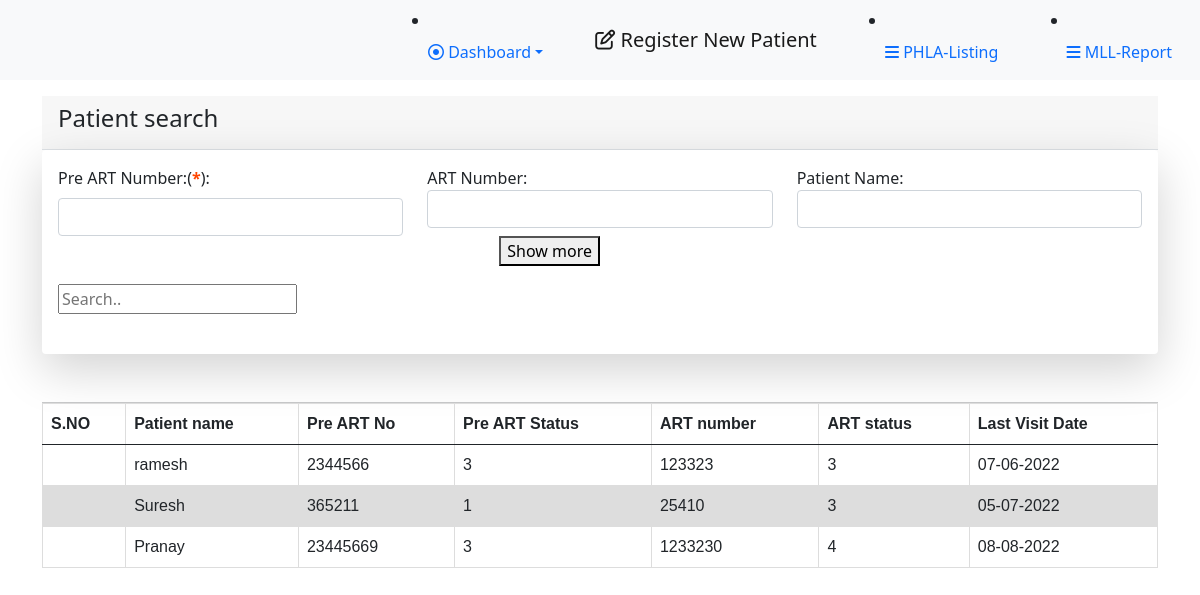
The page / on the database its author committed.
### patientmanagement/models.py (models this page shows, shortened)
class ArtRegistration(BaseContent):
    YES_NO_CHOICES=(
        (1,'NO'),
        (2,'YES')
    )
    YES_NO_FAMILY=(
        (1,'NO'),
        (2,'YES'),
        (3, 'Update')
    )
    TRANSFERRED_STATUS = (
        (1, 'PRE ART'),
        (2, 'On ART')
    )
    uuid = models.UUIDField(primary_key=True, default=uuid.uuid4, editable=False)
    art_center = models.ForeignKey(Boundary,on_delete=models.DO_NOTHING,related_name='art_center',null=True, blank=True)
    name_patient = models.CharField(max_length = 50, blank=False, null=False)
    date_registration = models.DateField()
    pre_art_no = models.CharField(max_length = 50,blank = False, null = False)
    status_in_pre_art_care = models.PositiveIntegerField(choices = PRE_ART_STATUS_CHOICES)
    death_date = models.DateField(blank=True,null=True)
    death_cause_uuid = models.CharField(max_length=250,blank = True, null = True)
    death_reason = models.TextField(blank=True,null=True)
    transferred_in = models.PositiveIntegerField(choices = YES_NO_CHOICES,null=True, blank=True)
    transfer_in_status = models.PositiveIntegerField(choices = TRANSFERRED_STATUS, null=True, blank=True)
    transferred_in_from_art = models.ForeignKey(Boundary, on_delete = models.DO_NOTHING, null=True, blank=True)
    date_art_initiation = models.DateField(null=True, blank = True)
    private_treatment_history =  models.PositiveIntegerField(choices = YES_NO_FAMILY)
    art_initiation_private_date = models.DateField(null=True, blank=True)
    hiv_test_confirmed_date = models.DateField()
    ictc_code = models.CharField(max_length=50, blank=False, null=False)
    pid_number = models.CharField(max_length=70, blank=False, null=False, unique=True)
    hiv_report = models.PositiveIntegerField(choices=HIV_REPORT_CHOICES)
    art_reg_no = models.CharField(max_length=50, blank=True, null=True)
    art_start_date = models.DateField(blank=True,null= True)
    art_care_status = models.PositiveIntegerField(choices = ART_CARE_CHOICES,blank=True,null=True)
    already_diagnosed_tb = models.PositiveIntegerField(choices = YES_NO_FAMILY)
    nikshay_id = models.BigIntegerField(unique=True, blank=True, null=True)
    samvaad_application_id = models.BigIntegerField(unique=True, blank=True, null=True)
    transfer_out_confirmation_data = models.DateField(blank=True, null=True)
    transferred_art_code = models.CharField(max_length=100, blank=True, null=True)
    disclosure_with_family = models.PositiveIntegerField(choices = YES_NO_FAMILY, blank=True, null=True)
    art_family_id = models.CharField(max_length=250, blank=True, null=True)
    imported      = models.BooleanField(default=False)
    art_reg_diabetes = models.PositiveIntegerField(choices = ART_DIA_HYP, blank=True, null=True)
    art_reg_hypertention = models.PositiveIntegerField(choices = ART_DIA_HYP, blank=True, null=True)

### patientmanagement/views.py (the view)
# urls.py: path('', views.plha_listing, name='plha_listing'),
def plha_listing(request):
    artregistration=ArtRegistration.objects.all()
    return render(request,'plha/plha_listing.html',locals())

### templates/plha/plha_listing.html (shortened to what this page needs)
{% extends "base.html" %}
{% block content %}
        <div class="card-header border-bottom">
            <h4 class="card-title">Patient search</h4>
        </div>
<div class="shadow-lg p-3 mb-5 bg-white rounded container-fluid">
    <form method='POST' class="needs-validation" novalidate>
        <div class="row">
                <div class="col-md-4">
                    <label for="validationCustom04" class="form-label">Pre ART Number:(<span style="color:orangered;font-weight:bold">*</span>):</label>
                    <input type="text" class="form-control"  name="name" required>
                </div>
                <div class="col-lg-4">
                    <label>ART Number:</label>
                    <input name="art_no" type="text" value="{% if art_no %}{{art_no}}{% endif %}" class="form-control dt-input dt-ART-number" data-column="4" placeholder="" data-column-index="3" />
                </div>
            <div class="col-lg-4">
                <label>Patient Name:</label>
                <input name="patient_name" type="text" value="{% if patient_name %}{{patient_name}}{% endif %}" class="form-control dt-input dt-full-name" data-column="1" placeholder="" data-column-index="0" />
            </div>
        </div>
</form>
            <button class="position-absolute bottom-30 end-50" onclick="myFunction()" id="myBtn">Show more</button>
<br><br>
<input id="myInput" type="search" placeholder="Search..">
<br><br>
</div>
        <hr class="my-0" />
            <div class="card-datatable">
                <table class="dt-advanced-search table">
                    <thead>
                        <tr>
                            <th >S.NO</th>
                            <th>Patient name</th>
                            <th> Pre ART No</th>
                            <th>Pre ART Status</th>
                            <th>ART number</th>
                            <th>ART status</th>
                            <th>Last Visit Date</th>
                        </tr>
                    </thead>
                    <tbody id="myTable">
                        <tr>
                            {% for i in artregistration %}
                            <td>{{ i.sno }}</td>
                            <td>{{ i.name_patient}}</td>
                            <td>{{ i.pre_art_no}}</td>
                            <td> {{ i.status_in_pre_art_care }}</td>
                            <td> {{ i.art_reg_no }}</td>
                            <td> {{ i.art_care_status }}</td>
                            <td>{{ i.art_initiation_private_date|date:'d-m-Y'}}</td>
                        </tr>
                            {% endfor %}
                    </tbody>
                </table>
            </div>
        </div>
{% endblock %}

### templates/base.html (shortened to what this page needs)
{% load static %}
<!DOCTYPE html>
<html lang="en">
<head>
  <link href="https://cdn.jsdelivr.net/npm/bootstrap@5.0.2/dist/css/bootstrap.min.css" rel="stylesheet">
  <link rel="stylesheet" href="https://cdnjs.cloudflare.com/ajax/libs/font-awesome/4.7.0/css/font-awesome.min.css">
</head>
<body>
  <nav class="navbar navbar-expand-lg navbar-light bg-light">
    <div class="container-fluid"style="margin-left:400px;">
        <li class="nav-item dropdown">
          <a class="nav-link dropdown-toggle" href="{% url 'plha_listing' %}"  id="navbarDropdown" role="button" data-bs-toggle="dropdown" aria-expanded="false"><i class="fa fa-dot-circle-o" aria-hidden="true";color:'blue';></i> Dashboard</a>
      </li>
        <a class="navbar-brand" href="{% url 'patient_register' %}" ><i class="fa fa-pencil-square-o" aria-hidden="true"></i> Register New Patient</a>
          <li class="nav-item">
            <a class="nav-link active" aria-current="page" href="{% url 'plha_listing' %}"><i class="fa fa-bars";color:'blue';></i> PHLA-Listing</a>
          </li>
          <li class="nav-item">
            <a class="nav-link active" aria-current="page" href=""><i class="fa fa-bars";color:'blue';></i> MLL-Report</a>
          </li>
        </div>
</nav>
<div class="container mt-3" >
{% block content %}{% endblock %}
</body>
</html>

### templates/plha/plha_listing.html (style rules this page uses)
table { font-family: arial, sans-serif; border-collapse:collapse; width: 100%; }
td, th { border: 1px solid #dddddd; text-align: center; padding: 8px; }
table { font-family: arial, sans-serif; border-collapse: collapse; width: 100%; }
td, th { border: 1px solid #dddddd; text-align: left; padding: 8px; }

### rows shown on the page
ArtRegistration: name_patient "ramesh", pre_art_no "2344566", status_in_pre_art_care "3", art_reg_no "123323", art_care_status "3", art_initiation_private_date "07-06-2022"
ArtRegistration: name_patient "Suresh", pre_art_no "365211", status_in_pre_art_care "1", art_reg_no "25410", art_care_status "3", art_initiation_private_date "05-07-2022"
ArtRegistration: name_patient "Pranay", pre_art_no "23445669", status_in_pre_art_care "3", art_reg_no "1233230", art_care_status "4", art_initiation_private_date "08-08-2022"
